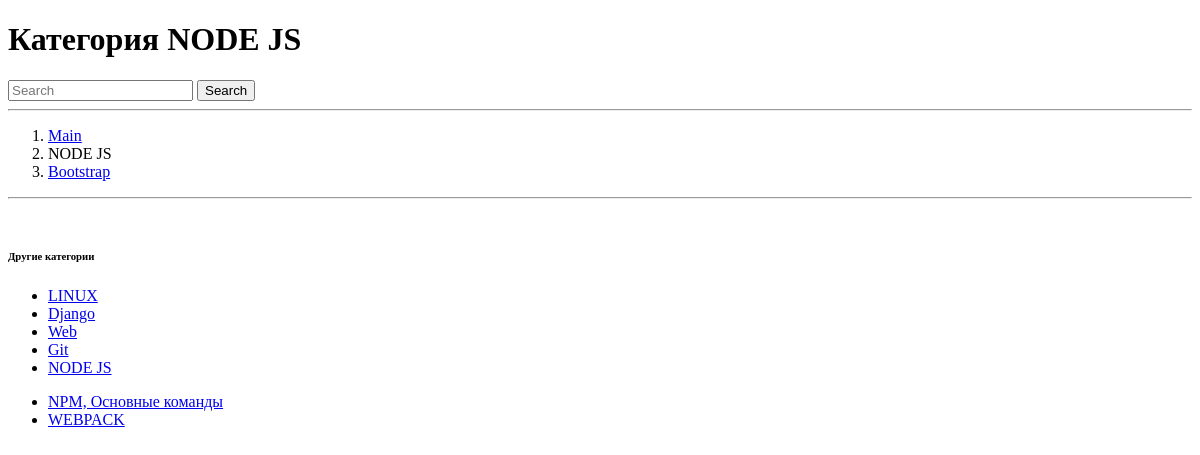
The app's page /nodejs/, older data.
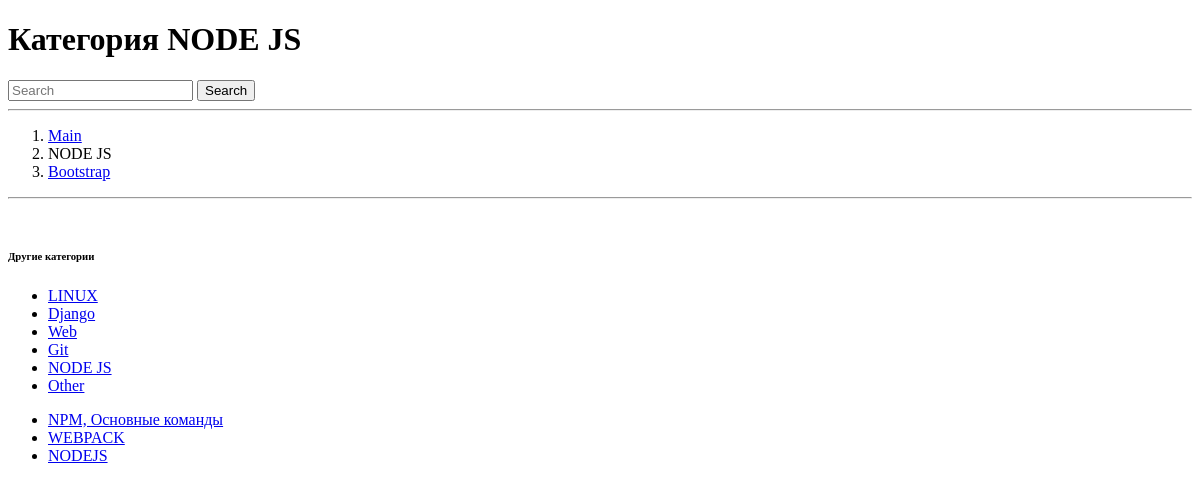
The same page, newer data.
### posts/models.py (models this page shows, shortened)
class Category(models.Model):
    name = models.CharField(max_length=200)
    slug = models.SlugField(max_length=100, unique=True, blank=False)
    class Meta:
        verbose_name = "Category"
        verbose_name_plural = "Categories"

class Post(models.Model):
    title = models.CharField(max_length=200)
    slug = models.SlugField(max_length=100, unique=True, blank=False)
    content = models.TextField()
    category = models.ForeignKey(Category, on_delete=models.PROTECT)
    weight = models.PositiveSmallIntegerField(default=100, validators=[MaxValueValidator(1000), MinValueValidator(1)])

### posts/views.py (the view)
# urls.py: path('<str:category_slug>/', views.category_list, name='category_list'),
def category_list(request, category_slug):
    categories = Category.objects.all()
    category = get_object_or_404(categories, slug=category_slug)
    posts = Post.objects.filter(category=category).order_by('weight')
    context = {
        'posts': posts,
        'header': "Категория " + category.name,
        'breadcrumb': {
            'breadcrumb_level': 'category',
            'category': {
                'name': category.name,
                'slug': category.slug
            },
        },
        'categories': categories,
    }
    return render(request, 'posts/posts.html', context)

### posts/templates/posts/posts.html
{% extends "posts/base.html" %}
{% block content %}
<div class="row">
    <div class="col-3">
        {% include "posts/includes/sidebar.html" with list=categories title="Другие категории" %}
    </div>
    <div class="col-9">
        <ul class="list-group list-group-flush">
        {% for post in posts %}
            <li class="list-group-item">
                <a href="{{ post.slug }}">{{ post.title}}</a>
            </li>
        {% endfor %}
        </ul>
    </div>
</div>
{% endblock %}

### posts/templates/posts/includes/breadcrumb.html (shortened to what this page needs)
<nav aria-label="breadcrumb">
    <ol class="breadcrumb">
        <li class="breadcrumb-item"><a href="/">Main</a></li>
        {% if breadcrumb.breadcrumb_level in "category,post" %}
        <li class="breadcrumb-item{% if breadcrumb.breadcrumb_level == "category" %} active{% endif %}">
            {% if breadcrumb.breadcrumb_level == "category" %}
                {{ breadcrumb.category.name }}
            {% else %}
                <a href="/{{ breadcrumb.category.slug }}">{{ breadcrumb.category.name }}</a>
            {% endif %}
        </li>
        {% endif %}
        <li class="powered-by">
            <a href="https://getbootstrap.com/docs/5.0/getting-started/introduction/" target="_blank">Bootstrap</a>
        </li>
    </ol>
</nav>
<hr>
<br>

### posts/templates/posts/includes/sidebar.html
<div class="row">
    <h6>{{ title }}</h6>
    <ul class="list-group">
        {% for item in list %}
            <li class="list-group-item">
            {% if item.title %}
                <a href="/{{ breadcrumb.category.slug }}/{{ item.slug }}">{{ item.title }}</a>
            {% else %}
                <a href="/{{ item.slug }}">{{ item.name }}</a>
            {% endif %}
            </li>
        {% endfor %}
    </ul>
</div>

Row changes from the older to the newer data that the page shows:
added Category: name "Other"
added Post: title "NODEJS"
